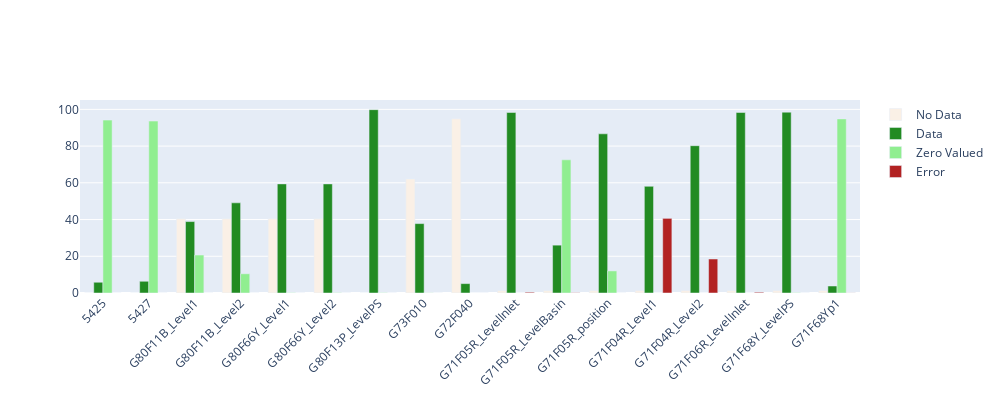

Notebook cell for this chart:
### Code cell
# stacked plotly bar chart
fig = go.Figure()
data = []
#for name in list(indicator_metadata.keys())[::-1]:
for name in indicator_metadata:
    i = indicator_metadata[name]['value']
    row = I_agg_df.loc[i].values
    data.append(go.Bar(
        x=I_agg_df.columns,
        y=row,
        name=indicator_2_name[i],
        marker_color=indicator_2_color[i],
        # add hoverinfo, percentage of the total
        #hoverinfo='y', 
        hovertemplate='%{y:.2f}',
        ))

fig.add_traces(data)

fig.update_layout(
    #barmode='stack', 
    xaxis_tickangle=-45,
    height=400, 
    width=1000,
    barnorm='percent',
    legend=dict(traceorder='normal'),  # Reverse the order of the legend items

)
fig.show()

### Figure 1 — Plotly figure (JSON) as saved in the notebook; plotly's stock layout.template omitted (floating-point values rounded to 4 significant figures)
{"data": [{"hovertemplate": "%{y:.2f}", "marker": {"color": "linen"}, "name": "No Data", "type": "bar", "x": ["5425", "5427", "G80F11B_Level1", "G80F11B_Level2", "G80F66Y_Level1", "G80F66Y_Level2", "G80F13P_LevelPS", "G73F010", "G72F040", "G71F05R_LevelInlet", "G71F05R_LevelBasin", "G71F05R_position", "G71F04R_Level1", "G71F04R_Level2", "G71F06R_LevelInlet", "G71F68Y_LevelPS", "G71F68Yp1"], "y": [0, 0, 425536, 425536, 425532, 425532, 0, 653760, 998798, 13638, 13638, 13638, 13318, 13318, 13638, 14062, 14099]}, {"hovertemplate": "%{y:.2f}", "marker": {"color": "forestgreen"}, "name": "Data", "type": "bar", "x": ["5425", "5427", "G80F11B_Level1", "G80F11B_Level2", "G80F66Y_Level1", "G80F66Y_Level2", "G80F13P_LevelPS", "G73F010", "G72F040", "G71F05R_LevelInlet", "G71F05R_LevelBasin", "G71F05R_position", "G71F04R_Level1", "G71F04R_Level2", "G71F06R_LevelInlet", "G71F68Y_LevelPS", "G71F68Yp1"], "y": [61636, 67204, 409455, 516874, 625461, 625317, 1050965, 397771, 53740, 1034666, 274265, 912403, 611464, 844410, 1034694, 1036527, 40138]}, {"hovertemplate": "%{y:.2f}", "marker": {"color": "lightgreen"}, "name": "Zero Valued", "type": "bar", "x": ["5425", "5427", "G80F11B_Level1", "G80F11B_Level2", "G80F66Y_Level1", "G80F66Y_Level2", "G80F13P_LevelPS", "G73F010", "G72F040", "G71F05R_LevelInlet", "G71F05R_LevelBasin", "G71F05R_position", "G71F04R_Level1", "G71F04R_Level2", "G71F06R_LevelInlet", "G71F68Y_LevelPS", "G71F68Yp1"], "y": [991005, 985437, 217650, 110231, 1614, 1755, 1629, 1107, 0, 1, 763409, 126600, 1, 1, 1, 1909, 997881]}, {"hovertemplate": "%{y:.2f}", "marker": {"color": "firebrick"}, "name": "Error", "type": "bar", "x": ["5425", "5427", "G80F11B_Level1", "G80F11B_Level2", "G80F66Y_Level1", "G80F66Y_Level2", "G80F13P_LevelPS", "G73F010", "G72F040", "G71F05R_LevelInlet", "G71F05R_LevelBasin", "G71F05R_position", "G71F04R_Level1", "G71F04R_Level2", "G71F06R_LevelInlet", "G71F68Y_LevelPS", "G71F68Yp1"], "y": [0, 0, 0, 0, 34, 37, 47, 3, 103, 4336, 1329, 0, 427858, 194912, 4308, 143, 523]}], "layout": {"barnorm": "percent", "height": 400, "legend": {"traceorder": "normal"}, "width": 1000, "xaxis": {"tickangle": -45}}}
